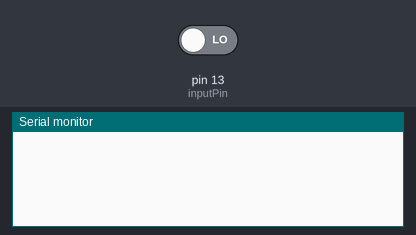
Recording of a sketch running on a simulated Arduino Uno, built with avr-gcc and run on an emulated ATmega328P. Shown: the last lines printed to the serial monitor. The inputs (shaded band) are chosen by the test bench; at power-on: pin 13 (inputPin) LOW.

Above: at 1.2 s.
1.3 s: pin 13 (inputPin) driven HIGH
At 3.6 s:
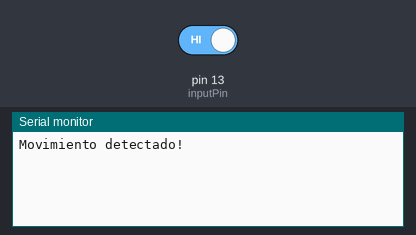
4.3 s: pin 13 (inputPin) driven LOW
At 5.7 s:
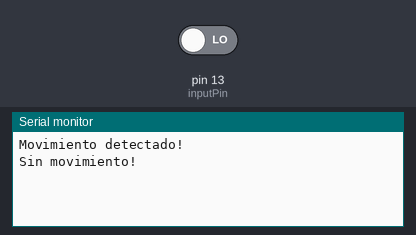

The sketch:

codePIR.ino
```cpp
int inputPin = 13;  // Pin de entrada del sensor PIR (D7)
int pirState = LOW; // Estado inicial (sin movimiento)
int val = 0;        // Variable para leer el valor
unsigned long lastMotionTime = 0;  // Tiempo del último movimiento detectado
unsigned long debounceDelay = 3000; // Tiempo de retardo de 3 segundos (3000 ms)

void setup() {
  pinMode(inputPin, INPUT);  // Configurar el pin del PIR como entrada
  Serial.begin(9600);        // Iniciar la comunicación serial
}

void loop() {
  val = digitalRead(inputPin);  // Leer el estado del sensor PIR

  // Si el sensor PIR detecta movimiento y han pasado más de 3 segundos desde el último movimiento
  if (val == HIGH && pirState == LOW && (millis() - lastMotionTime > debounceDelay)) {
    Serial.println("Movimiento detectado!");  // Notificar movimiento
    pirState = HIGH;  // Cambiar el estado a "con movimiento"
    lastMotionTime = millis();  // Registrar el tiempo en que se detectó el movimiento
  }

  // Si el sensor PIR ya no detecta movimiento
  else if (val == LOW && pirState == HIGH) {
    Serial.println("Sin movimiento!");  // Notificar que ya no hay movimiento
    pirState = LOW;  // Cambiar el estado a "sin movimiento"
  }

  // Añadir un pequeño retardo para evitar lecturas demasiado rápidas
  delay(100);  // 100 ms de retardo (ajustable según tus necesidades)
}
```

Measured:
- after the input at 1.3 s, the serial monitor: prints a new line after 1.8 s (image 1)
- after the input at 4.3 s, the serial monitor: prints a new line at once (image 2)
